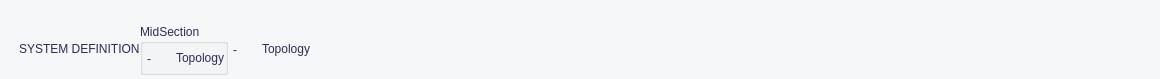
<?xml version="1.0" encoding="UTF-8"?>
<ui version="4.0">
 <class>C_NagUseCaseViewWidget</class>
 <widget class="QWidget" name="C_NagUseCaseViewWidget">
  <property name="geometry">
   <rect>
    <x>0</x>
    <y>0</y>
    <width>1160</width>
    <height>79</height>
   </rect>
  </property>
  <property name="minimumSize">
   <size>
    <width>0</width>
    <height>0</height>
   </size>
  </property>
  <property name="palette">
   <palette>
    <active>
     <colorrole role="WindowText">
      <brush brushstyle="SolidPattern">
       <color alpha="255">
        <red>42</red>
        <green>42</green>
        <blue>91</blue>
       </color>
      </brush>
     </colorrole>
     <colorrole role="Base">
      <brush brushstyle="SolidPattern">
       <color alpha="255">
        <red>255</red>
        <green>255</green>
        <blue>255</blue>
       </color>
      </brush>
     </colorrole>
     <colorrole role="Window">
      <brush brushstyle="SolidPattern">
       <color alpha="255">
        <red>245</red>
        <green>247</green>
        <blue>248</blue>
       </color>
      </brush>
     </colorrole>
    </active>
    <inactive>
     <colorrole role="WindowText">
      <brush brushstyle="SolidPattern">
       <color alpha="255">
        <red>42</red>
        <green>42</green>
        <blue>91</blue>
       </color>
      </brush>
     </colorrole>
     <colorrole role="Base">
      <brush brushstyle="SolidPattern">
       <color alpha="255">
        <red>255</red>
        <green>255</green>
        <blue>255</blue>
       </color>
      </brush>
     </colorrole>
     <colorrole role="Window">
      <brush brushstyle="SolidPattern">
       <color alpha="255">
        <red>245</red>
        <green>247</green>
        <blue>248</blue>
       </color>
      </brush>
     </colorrole>
    </inactive>
    <disabled>
     <colorrole role="WindowText">
      <brush brushstyle="SolidPattern">
       <color alpha="255">
        <red>120</red>
        <green>120</green>
        <blue>120</blue>
       </color>
      </brush>
     </colorrole>
     <colorrole role="Base">
      <brush brushstyle="SolidPattern">
       <color alpha="255">
        <red>245</red>
        <green>247</green>
        <blue>248</blue>
       </color>
      </brush>
     </colorrole>
     <colorrole role="Window">
      <brush brushstyle="SolidPattern">
       <color alpha="255">
        <red>245</red>
        <green>247</green>
        <blue>248</blue>
       </color>
      </brush>
     </colorrole>
    </disabled>
   </palette>
  </property>
  <property name="focusPolicy">
   <enum>Qt::ClickFocus</enum>
  </property>
  <property name="windowTitle">
   <string>Form</string>
  </property>
  <property name="autoFillBackground">
   <bool>true</bool>
  </property>
  <layout class="QHBoxLayout" name="horizontalLayout">
   <property name="spacing">
    <number>0</number>
   </property>
   <property name="leftMargin">
    <number>0</number>
   </property>
   <property name="topMargin">
    <number>0</number>
   </property>
   <property name="rightMargin">
    <number>0</number>
   </property>
   <property name="bottomMargin">
    <number>0</number>
   </property>
   <item>
    <layout class="QVBoxLayout" name="pc_VerticalLayout">
     <property name="spacing">
      <number>0</number>
     </property>
     <item>
      <widget class="stw::opensyde_gui_elements::C_OgeFraSeparator" name="frame">
       <property name="minimumSize">
        <size>
         <width>0</width>
         <height>4</height>
        </size>
       </property>
       <property name="maximumSize">
        <size>
         <width>16777215</width>
         <height>4</height>
        </size>
       </property>
      </widget>
     </item>
     <item>
      <spacer name="pc_VerticalSpacer">
       <property name="orientation">
        <enum>Qt::Vertical</enum>
       </property>
       <property name="sizeType">
        <enum>QSizePolicy::Fixed</enum>
       </property>
       <property name="sizeHint" stdset="0">
        <size>
         <width>20</width>
         <height>12</height>
        </size>
       </property>
      </spacer>
     </item>
     <item>
      <layout class="QHBoxLayout" name="pc_HorizontalLayout" stretch="0,0,0,0,0,0,0,1">
       <property name="spacing">
        <number>0</number>
       </property>
       <item>
        <spacer name="pc_HorizontalSpacer_2">
         <property name="orientation">
          <enum>Qt::Horizontal</enum>
         </property>
         <property name="sizeType">
          <enum>QSizePolicy::Fixed</enum>
         </property>
         <property name="sizeHint" stdset="0">
          <size>
           <width>19</width>
           <height>20</height>
          </size>
         </property>
        </spacer>
       </item>
       <item>
        <widget class="QLabel" name="pc_LabelMode">
         <property name="styleRole" stdset="0">
          <string>heading-widget-title</string>
         </property>
         <property name="minimumSize">
          <size>
           <width>0</width>
           <height>30</height>
          </size>
         </property>
         <property name="maximumSize">
          <size>
           <width>16777215</width>
           <height>30</height>
          </size>
         </property>
         <property name="text">
          <string>SYSTEM DEFINITION</string>
         </property>
        </widget>
       </item>
       <item>
        <widget class="stw::opensyde_gui_elements::C_OgeGbxTransparent" name="pc_GroupBoxSubSubMode">
         <property name="title">
          <string>MidSection</string>
         </property>
         <layout class="QHBoxLayout" name="horizontalLayout_2">
          <property name="spacing">
           <number>0</number>
          </property>
          <property name="leftMargin">
           <number>0</number>
          </property>
          <property name="topMargin">
           <number>0</number>
          </property>
          <property name="rightMargin">
           <number>0</number>
          </property>
          <property name="bottomMargin">
           <number>0</number>
          </property>
          <item>
           <spacer name="pc_HorizontalSpacer_6">
            <property name="orientation">
             <enum>Qt::Horizontal</enum>
            </property>
            <property name="sizeType">
             <enum>QSizePolicy::Fixed</enum>
            </property>
            <property name="sizeHint" stdset="0">
             <size>
              <width>4</width>
              <height>12</height>
             </size>
            </property>
           </spacer>
          </item>
          <item>
           <layout class="QVBoxLayout" name="verticalLayout">
            <property name="spacing">
             <number>0</number>
            </property>
            <property name="topMargin">
             <number>2</number>
            </property>
            <item>
             <widget class="stw::opensyde_gui_elements::C_OgeLabSvgOnly" name="pc_LabelSpace_2">
              <property name="minimumSize">
               <size>
                <width>24</width>
                <height>24</height>
               </size>
              </property>
              <property name="maximumSize">
               <size>
                <width>24</width>
                <height>24</height>
               </size>
              </property>
              <property name="text">
               <string>-</string>
              </property>
             </widget>
            </item>
           </layout>
          </item>
          <item>
           <spacer name="pc_HorizontalSpacer_5">
            <property name="orientation">
             <enum>Qt::Horizontal</enum>
            </property>
            <property name="sizeType">
             <enum>QSizePolicy::Fixed</enum>
            </property>
            <property name="sizeHint" stdset="0">
             <size>
              <width>5</width>
              <height>20</height>
             </size>
            </property>
           </spacer>
          </item>
          <item>
           <widget class="QLabel" name="pc_LabelMidSection">
            <property name="styleRole" stdset="0">
             <string>heading-widget-sub-title</string>
            </property>
            <property name="minimumSize">
             <size>
              <width>0</width>
              <height>28</height>
             </size>
            </property>
            <property name="maximumSize">
             <size>
              <width>16777215</width>
              <height>28</height>
             </size>
            </property>
            <property name="font">
             <font>
              <stylestrategy>PreferDefault</stylestrategy>
             </font>
            </property>
            <property name="text">
             <string>Topology</string>
            </property>
           </widget>
          </item>
         </layout>
        </widget>
       </item>
       <item>
        <spacer name="pc_HorizontalSpacer_4">
         <property name="orientation">
          <enum>Qt::Horizontal</enum>
         </property>
         <property name="sizeType">
          <enum>QSizePolicy::Fixed</enum>
         </property>
         <property name="sizeHint" stdset="0">
          <size>
           <width>5</width>
           <height>20</height>
          </size>
         </property>
        </spacer>
       </item>
       <item>
        <layout class="QVBoxLayout" name="verticalLayout_2">
         <property name="topMargin">
          <number>2</number>
         </property>
         <item>
          <widget class="stw::opensyde_gui_elements::C_OgeLabSvgOnly" name="pc_LabelSpace">
           <property name="minimumSize">
            <size>
             <width>24</width>
             <height>24</height>
            </size>
           </property>
           <property name="maximumSize">
            <size>
             <width>24</width>
             <height>24</height>
            </size>
           </property>
           <property name="text">
            <string>-</string>
           </property>
          </widget>
         </item>
        </layout>
       </item>
       <item>
        <spacer name="pc_HorizontalSpacer_3">
         <property name="orientation">
          <enum>Qt::Horizontal</enum>
         </property>
         <property name="sizeType">
          <enum>QSizePolicy::Fixed</enum>
         </property>
         <property name="sizeHint" stdset="0">
          <size>
           <width>5</width>
           <height>20</height>
          </size>
         </property>
        </spacer>
       </item>
       <item>
        <widget class="QLabel" name="pc_LabelSubmode">
         <property name="styleRole" stdset="0">
          <string>heading-widget-sub-sub-title</string>
         </property>
         <property name="minimumSize">
          <size>
           <width>0</width>
           <height>30</height>
          </size>
         </property>
         <property name="maximumSize">
          <size>
           <width>16777215</width>
           <height>30</height>
          </size>
         </property>
         <property name="font">
          <font>
           <stylestrategy>PreferDefault</stylestrategy>
          </font>
         </property>
         <property name="text">
          <string>Topology</string>
         </property>
        </widget>
       </item>
       <item>
        <spacer name="pc_HorizontalSpacer">
         <property name="orientation">
          <enum>Qt::Horizontal</enum>
         </property>
         <property name="sizeHint" stdset="0">
          <size>
           <width>40</width>
           <height>20</height>
          </size>
         </property>
        </spacer>
       </item>
      </layout>
     </item>
    </layout>
   </item>
  </layout>
 </widget>
 <customwidgets>
  <customwidget>
   <class>stw::opensyde_gui_elements::C_OgeLabSvgOnly</class>
   <extends>QLabel</extends>
   <header>C_OgeLabSvgOnly.hpp</header>
  </customwidget>
  <customwidget>
   <class>stw::opensyde_gui_elements::C_OgeGbxTransparent</class>
   <extends>QGroupBox</extends>
   <header>C_OgeGbxTransparent.hpp</header>
   <container>1</container>
  </customwidget>
  <customwidget>
   <class>stw::opensyde_gui_elements::C_OgeFraSeparator</class>
   <extends>QFrame</extends>
   <header>C_OgeFraSeparator.hpp</header>
   <container>1</container>
  </customwidget>
 </customwidgets>
 <resources/>
 <connections/>
</ui>
